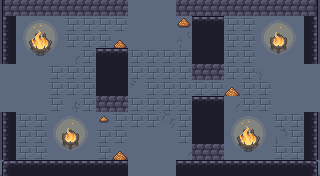

Rendered tile map (Tiled .tmx) drawn with the repository's tilesets; below, a short description and the full map source, tile grids included:
An orthogonal 20x11 tile map with 16x16 px tiles, 6 tile layers (ground, dressing, decor, walls, ...), 5 tilesets and 12 objects (5x ENTRY, 5x ENEMY, 2x PROP).

<map version="1.10" tiledversion="1.10.2" orientation="orthogonal" renderorder="right-down" width="20" height="11" tilewidth="16" tileheight="16" infinite="0" nextlayerid="8" nextobjectid="13">
 <tileset firstgid="1" name="wall" tilewidth="16" tileheight="16" tilecount="493" columns="17">
  <image source="../../../gfx/tiles/cove/walls_floor.png" width="272" height="464" />
 </tileset>
 <tileset firstgid="494" name="cracks" tilewidth="16" tileheight="16" tilecount="120" columns="8">
  <image source="../../../gfx/tiles/cove/cracks_floor.png" width="128" height="240" />
 </tileset>
 <tileset firstgid="614" name="wallcracks" tilewidth="16" tileheight="16" tilecount="256" columns="8">
  <image source="../../../gfx/tiles/cove/cracks_walls.png" width="128" height="512" />
 </tileset>
 <tileset firstgid="870" name="objects" tilewidth="16" tileheight="16" tilecount="216" columns="24">
  <image source="../../../gfx/tiles/cove/objects.png" width="384" height="144" />
 </tileset>
 <tileset firstgid="1086" name="fire" tilewidth="16" tileheight="16" tilecount="198" columns="11">
  <image source="../../../gfx/tiles/cove/fire.png" width="176" height="288" />
  <tile id="0">
   <animation>
    <frame tileid="0" duration="150" />
    <frame tileid="33" duration="150" />
    <frame tileid="66" duration="150" />
    <frame tileid="99" duration="150" />
    <frame tileid="132" duration="150" />
    <frame tileid="165" duration="150" />
   </animation>
  </tile>
  <tile id="1">
   <animation>
    <frame tileid="1" duration="150" />
    <frame tileid="34" duration="150" />
    <frame tileid="67" duration="150" />
    <frame tileid="100" duration="150" />
    <frame tileid="133" duration="150" />
    <frame tileid="166" duration="150" />
   </animation>
  </tile>
  <tile id="2">
   <animation>
    <frame tileid="2" duration="150" />
    <frame tileid="35" duration="150" />
    <frame tileid="68" duration="150" />
    <frame tileid="101" duration="150" />
    <frame tileid="134" duration="150" />
    <frame tileid="167" duration="150" />
   </animation>
  </tile>
  <tile id="3">
   <animation>
    <frame tileid="3" duration="150" />
    <frame tileid="36" duration="150" />
    <frame tileid="69" duration="150" />
    <frame tileid="102" duration="150" />
    <frame tileid="135" duration="150" />
    <frame tileid="168" duration="150" />
   </animation>
  </tile>
  <tile id="4">
   <animation>
    <frame tileid="4" duration="150" />
    <frame tileid="37" duration="150" />
    <frame tileid="70" duration="150" />
    <frame tileid="103" duration="150" />
    <frame tileid="136" duration="150" />
    <frame tileid="169" duration="150" />
   </animation>
  </tile>
  <tile id="5">
   <animation>
    <frame tileid="5" duration="150" />
    <frame tileid="38" duration="150" />
    <frame tileid="71" duration="150" />
    <frame tileid="104" duration="150" />
    <frame tileid="137" duration="150" />
    <frame tileid="170" duration="150" />
   </animation>
  </tile>
  <tile id="6">
   <animation>
    <frame tileid="6" duration="150" />
    <frame tileid="39" duration="150" />
    <frame tileid="72" duration="150" />
    <frame tileid="105" duration="150" />
    <frame tileid="138" duration="150" />
    <frame tileid="171" duration="150" />
   </animation>
  </tile>
  <tile id="7">
   <animation>
    <frame tileid="7" duration="150" />
    <frame tileid="40" duration="150" />
    <frame tileid="73" duration="150" />
    <frame tileid="106" duration="150" />
    <frame tileid="139" duration="150" />
    <frame tileid="172" duration="150" />
   </animation>
  </tile>
  <tile id="8">
   <animation>
    <frame tileid="8" duration="150" />
    <frame tileid="41" duration="150" />
    <frame tileid="74" duration="150" />
    <frame tileid="107" duration="150" />
    <frame tileid="140" duration="150" />
    <frame tileid="173" duration="150" />
   </animation>
  </tile>
  <tile id="9">
   <animation>
    <frame tileid="9" duration="150" />
    <frame tileid="42" duration="150" />
    <frame tileid="75" duration="150" />
    <frame tileid="108" duration="150" />
    <frame tileid="141" duration="150" />
    <frame tileid="174" duration="150" />
   </animation>
  </tile>
  <tile id="10">
   <animation>
    <frame tileid="10" duration="150" />
    <frame tileid="43" duration="150" />
    <frame tileid="76" duration="150" />
    <frame tileid="109" duration="150" />
    <frame tileid="142" duration="150" />
    <frame tileid="175" duration="150" />
   </animation>
  </tile>
  <tile id="11">
   <animation>
    <frame tileid="11" duration="150" />
    <frame tileid="44" duration="150" />
    <frame tileid="77" duration="150" />
    <frame tileid="110" duration="150" />
    <frame tileid="143" duration="150" />
    <frame tileid="176" duration="150" />
   </animation>
  </tile>
  <tile id="12">
   <animation>
    <frame tileid="12" duration="150" />
    <frame tileid="45" duration="150" />
    <frame tileid="78" duration="150" />
    <frame tileid="111" duration="150" />
    <frame tileid="144" duration="150" />
    <frame tileid="177" duration="150" />
   </animation>
  </tile>
  <tile id="13">
   <animation>
    <frame tileid="13" duration="150" />
    <frame tileid="46" duration="150" />
    <frame tileid="79" duration="150" />
    <frame tileid="112" duration="150" />
    <frame tileid="145" duration="150" />
    <frame tileid="178" duration="150" />
   </animation>
  </tile>
  <tile id="14">
   <animation>
    <frame tileid="14" duration="150" />
    <frame tileid="47" duration="150" />
    <frame tileid="80" duration="150" />
    <frame tileid="113" duration="150" />
    <frame tileid="146" duration="150" />
    <frame tileid="179" duration="150" />
   </animation>
  </tile>
  <tile id="15">
   <animation>
    <frame tileid="15" duration="150" />
    <frame tileid="48" duration="150" />
    <frame tileid="81" duration="150" />
    <frame tileid="114" duration="150" />
    <frame tileid="147" duration="150" />
    <frame tileid="180" duration="150" />
   </animation>
  </tile>
  <tile id="16">
   <animation>
    <frame tileid="16" duration="150" />
    <frame tileid="49" duration="150" />
    <frame tileid="82" duration="150" />
    <frame tileid="115" duration="150" />
    <frame tileid="148" duration="150" />
    <frame tileid="181" duration="150" />
   </animation>
  </tile>
  <tile id="17">
   <animation>
    <frame tileid="17" duration="150" />
    <frame tileid="50" duration="150" />
    <frame tileid="83" duration="150" />
    <frame tileid="116" duration="150" />
    <frame tileid="149" duration="150" />
    <frame tileid="182" duration="150" />
   </animation>
  </tile>
  <tile id="18">
   <animation>
    <frame tileid="18" duration="150" />
    <frame tileid="51" duration="150" />
    <frame tileid="84" duration="150" />
    <frame tileid="117" duration="150" />
    <frame tileid="150" duration="150" />
    <frame tileid="183" duration="150" />
   </animation>
  </tile>
  <tile id="19">
   <animation>
    <frame tileid="19" duration="150" />
    <frame tileid="52" duration="150" />
    <frame tileid="85" duration="150" />
    <frame tileid="118" duration="150" />
    <frame tileid="151" duration="150" />
    <frame tileid="184" duration="150" />
   </animation>
  </tile>
  <tile id="20">
   <animation>
    <frame tileid="20" duration="150" />
    <frame tileid="53" duration="150" />
    <frame tileid="86" duration="150" />
    <frame tileid="119" duration="150" />
    <frame tileid="152" duration="150" />
    <frame tileid="185" duration="150" />
   </animation>
  </tile>
  <tile id="21">
   <animation>
    <frame tileid="21" duration="150" />
    <frame tileid="54" duration="150" />
    <frame tileid="87" duration="150" />
    <frame tileid="120" duration="150" />
    <frame tileid="153" duration="150" />
    <frame tileid="186" duration="150" />
   </animation>
  </tile>
  <tile id="22">
   <animation>
    <frame tileid="22" duration="150" />
    <frame tileid="55" duration="150" />
    <frame tileid="88" duration="150" />
    <frame tileid="121" duration="150" />
    <frame tileid="154" duration="150" />
    <frame tileid="187" duration="150" />
   </animation>
  </tile>
  <tile id="23">
   <animation>
    <frame tileid="23" duration="150" />
    <frame tileid="56" duration="150" />
    <frame tileid="89" duration="150" />
    <frame tileid="122" duration="150" />
    <frame tileid="155" duration="150" />
    <frame tileid="188" duration="150" />
   </animation>
  </tile>
  <tile id="24">
   <animation>
    <frame tileid="24" duration="150" />
    <frame tileid="57" duration="150" />
    <frame tileid="90" duration="150" />
    <frame tileid="123" duration="150" />
    <frame tileid="156" duration="150" />
    <frame tileid="189" duration="150" />
   </animation>
  </tile>
  <tile id="25">
   <animation>
    <frame tileid="25" duration="150" />
    <frame tileid="58" duration="150" />
    <frame tileid="91" duration="150" />
    <frame tileid="124" duration="150" />
    <frame tileid="157" duration="150" />
    <frame tileid="190" duration="150" />
   </animation>
  </tile>
  <tile id="26">
   <animation>
    <frame tileid="26" duration="150" />
    <frame tileid="59" duration="150" />
    <frame tileid="92" duration="150" />
    <frame tileid="125" duration="150" />
    <frame tileid="158" duration="150" />
    <frame tileid="191" duration="150" />
   </animation>
  </tile>
  <tile id="27">
   <animation>
    <frame tileid="27" duration="150" />
    <frame tileid="60" duration="150" />
    <frame tileid="93" duration="150" />
    <frame tileid="126" duration="150" />
    <frame tileid="159" duration="150" />
    <frame tileid="192" duration="150" />
   </animation>
  </tile>
  <tile id="28">
   <animation>
    <frame tileid="28" duration="150" />
    <frame tileid="61" duration="150" />
    <frame tileid="94" duration="150" />
    <frame tileid="127" duration="150" />
    <frame tileid="160" duration="150" />
    <frame tileid="193" duration="150" />
   </animation>
  </tile>
  <tile id="29">
   <animation>
    <frame tileid="29" duration="150" />
    <frame tileid="62" duration="150" />
    <frame tileid="95" duration="150" />
    <frame tileid="128" duration="150" />
    <frame tileid="161" duration="150" />
    <frame tileid="194" duration="150" />
   </animation>
  </tile>
  <tile id="30">
   <animation>
    <frame tileid="30" duration="150" />
    <frame tileid="63" duration="150" />
    <frame tileid="96" duration="150" />
    <frame tileid="129" duration="150" />
    <frame tileid="162" duration="150" />
    <frame tileid="195" duration="150" />
   </animation>
  </tile>
  <tile id="31">
   <animation>
    <frame tileid="31" duration="150" />
    <frame tileid="64" duration="150" />
    <frame tileid="97" duration="150" />
    <frame tileid="130" duration="150" />
    <frame tileid="163" duration="150" />
    <frame tileid="196" duration="150" />
   </animation>
  </tile>
  <tile id="32">
   <animation>
    <frame tileid="32" duration="150" />
    <frame tileid="65" duration="150" />
    <frame tileid="98" duration="150" />
    <frame tileid="131" duration="150" />
    <frame tileid="164" duration="150" />
    <frame tileid="197" duration="150" />
   </animation>
  </tile>
 </tileset>
 <layer id="1" name="ground" width="20" height="11">
  <data encoding="csv">
251,251,251,251,251,251,251,251,251,251,251,251,251,251,251,251,251,251,251,251,
251,251,251,251,251,251,251,251,251,251,251,251,251,251,251,251,251,251,251,251,
251,251,251,251,251,251,251,251,251,251,251,251,251,251,251,251,251,251,251,251,
251,251,251,251,251,251,251,251,251,251,251,251,251,251,251,251,251,251,251,251,
251,251,251,251,251,251,251,251,251,251,251,251,251,251,251,251,251,251,251,251,
251,251,251,251,251,251,251,251,251,251,251,251,251,251,251,251,251,251,251,251,
251,251,251,251,251,251,251,251,251,251,251,251,251,251,251,251,251,251,251,251,
251,251,251,251,251,251,251,251,251,251,251,251,251,251,251,251,251,251,251,251,
251,251,251,251,251,251,251,251,251,251,251,251,251,251,251,251,251,251,251,251,
251,251,251,251,251,251,251,251,251,251,251,251,251,251,251,251,251,251,251,251,
251,251,251,251,251,251,251,251,251,251,251,251,251,251,251,251,251,251,251,251
</data>
 </layer>
 <layer id="2" name="dressing" width="20" height="11">
  <data encoding="csv">
0,0,0,0,644,0,0,661,0,0,0,632,624,0,0,635,0,0,0,0,
0,1091,1092,1093,232,232,232,232,0,0,0,1051,0,0,232,232,1094,1095,1096,0,
0,1102,0,1104,232,232,232,910,0,0,0,611,0,0,232,232,1105,0,1107,0,
0,1113,1114,1115,594,232,0,0,232,232,232,232,0,0,232,232,1116,1117,1118,0,
0,0,0,232,232,232,0,0,232,232,232,232,0,0,232,232,595,0,0,0,
0,0,0,232,232,232,0,0,601,232,232,232,232,232,909,232,232,0,0,0,
0,0,0,232,592,232,0,0,232,232,232,232,0,0,596,232,232,0,0,0,
0,232,232,1094,1095,1096,1052,232,232,232,608,232,0,0,1091,1092,1093,232,232,0,
0,232,232,1105,0,1107,232,232,0,0,0,232,0,0,1102,0,1104,607,232,0,
0,232,232,1116,1117,1118,232,909,0,0,0,596,0,0,1113,1114,1115,232,232,0,
0,0,0,0,0,0,0,0,0,0,0,0,0,0,0,0,0,0,0,0
</data>
 </layer>
 <layer id="3" name="decor" width="20" height="11">
  <data encoding="csv">
0,0,0,0,0,0,0,0,0,0,0,0,0,0,0,0,0,0,0,0,
0,0,0,0,0,0,0,0,0,0,0,0,0,0,0,0,0,0,0,0,
0,0,0,0,0,0,0,0,0,0,0,0,0,0,0,0,0,0,0,0,
0,0,0,0,0,0,0,0,0,0,0,0,0,0,0,0,0,0,0,0,
0,0,0,0,0,0,0,0,0,0,0,0,0,0,0,0,0,0,0,0,
0,0,0,0,0,0,0,0,0,0,0,0,0,0,0,0,0,0,0,0,
0,0,0,0,0,0,0,0,0,0,0,0,0,0,0,0,0,0,0,0,
0,0,0,0,0,0,0,0,0,0,0,0,0,0,0,0,0,0,0,0,
0,0,0,0,0,0,0,0,0,0,0,0,0,0,0,0,0,0,0,0,
0,0,0,0,0,0,0,0,0,0,0,0,0,0,0,0,0,0,0,0,
0,0,0,0,0,0,0,0,0,0,0,0,0,0,0,0,0,0,0,0
</data>
 </layer>
 <layer id="4" name="walls" width="20" height="11">
  <data encoding="csv">
70,71,71,71,71,71,71,71,0,0,0,71,71,71,71,71,71,71,71,72,
36,0,0,0,0,0,0,0,0,0,0,0,0,0,0,0,0,0,0,38,
36,0,0,0,0,0,0,0,0,0,0,0,0,0,0,0,0,0,0,38,
36,0,0,0,0,0,0,0,0,0,0,0,0,0,0,0,0,0,0,38,
0,0,0,0,0,0,0,0,0,0,0,0,0,0,0,0,0,0,0,0,
0,0,0,0,0,0,0,0,0,0,0,0,0,0,0,0,0,0,0,0,
0,0,0,0,0,0,0,0,0,0,0,0,0,0,0,0,0,0,0,0,
36,0,0,0,0,0,0,0,0,0,0,0,0,0,0,0,0,0,0,38,
36,0,0,0,0,0,0,0,0,0,0,0,0,0,0,0,0,0,0,38,
36,0,0,0,0,0,0,0,0,0,0,0,0,0,0,0,0,0,0,38,
19,20,20,20,20,20,20,20,0,0,0,20,20,20,20,20,20,20,20,21
</data>
 </layer>
 <layer id="5" name="props" width="20" height="11">
  <data encoding="csv">
0,0,0,0,0,0,0,0,0,0,0,0,0,0,0,0,0,0,0,0,
0,0,0,0,0,0,0,0,0,0,0,0,20,20,0,0,0,0,0,0,
0,0,1103,0,0,0,0,0,0,0,0,0,37,37,0,0,0,1106,0,0,
0,0,0,0,0,0,20,20,0,0,0,0,37,37,0,0,0,0,0,0,
0,0,0,0,0,0,37,37,0,0,0,0,71,71,0,0,0,0,0,0,
0,0,0,0,0,0,37,37,0,0,0,0,0,0,0,0,0,0,0,0,
0,0,0,0,0,0,71,71,0,0,0,0,20,20,0,0,0,0,0,0,
0,0,0,0,0,0,0,0,0,0,0,0,37,37,0,0,0,0,0,0,
0,0,0,0,1106,0,0,0,0,0,0,0,37,37,0,1103,0,0,0,0,
0,0,0,0,0,0,0,0,0,0,0,0,71,71,0,0,0,0,0,0,
0,0,0,0,0,0,0,0,0,0,0,0,0,0,0,0,0,0,0,0
</data>
 </layer>
 <layer id="6" name="overhead" width="20" height="11">
  <data encoding="csv">
0,0,0,0,0,0,0,0,0,0,0,0,0,0,0,0,0,0,0,0,
0,0,0,0,0,0,0,0,0,0,0,0,0,0,0,0,0,0,0,0,
0,0,0,0,0,0,0,0,0,0,0,0,0,0,0,0,0,0,0,0,
0,0,0,0,0,0,0,0,0,0,0,0,0,0,0,0,0,0,0,0,
0,0,0,0,0,0,0,0,0,0,0,0,0,0,0,0,0,0,0,0,
0,0,0,0,0,0,0,0,0,0,0,0,0,0,0,0,0,0,0,0,
0,0,0,0,0,0,0,0,0,0,0,0,0,0,0,0,0,0,0,0,
0,0,0,0,0,0,0,0,0,0,0,0,0,0,0,0,0,0,0,0,
0,0,0,0,0,0,0,0,0,0,0,0,0,0,0,0,0,0,0,0,
0,0,0,0,0,0,0,0,0,0,0,0,0,0,0,0,0,0,0,0,
0,0,0,0,0,0,0,0,0,0,0,0,0,0,0,0,0,0,0,0
</data>
 </layer>
 <objectgroup id="7" name="spawns">
  <object id="1" name="UP" type="ENTRY" x="152" y="24" />
  <object id="2" name="DOWN" type="ENTRY" x="152" y="152" />
  <object id="3" name="LEFT" type="ENTRY" x="24" y="88" />
  <object id="4" name="RIGHT" type="ENTRY" x="296" y="88" />
  <object id="5" name="" type="ENTRY" x="168" y="88" />
  <object id="6" name="" type="ENEMY" x="200" y="88" />
  <object id="7" name="" type="ENEMY" x="248" y="120" />
  <object id="8" name="" type="ENEMY" x="248" y="56" />
  <object id="9" name="" type="ENEMY" x="136" y="88" />
  <object id="10" name="" type="ENEMY" x="152" y="56" />
  <object id="11" name="torch" type="PROP" x="56" y="168" />
  <object id="12" name="torch" type="PROP" x="264" y="168" />
 </objectgroup>
</map>
